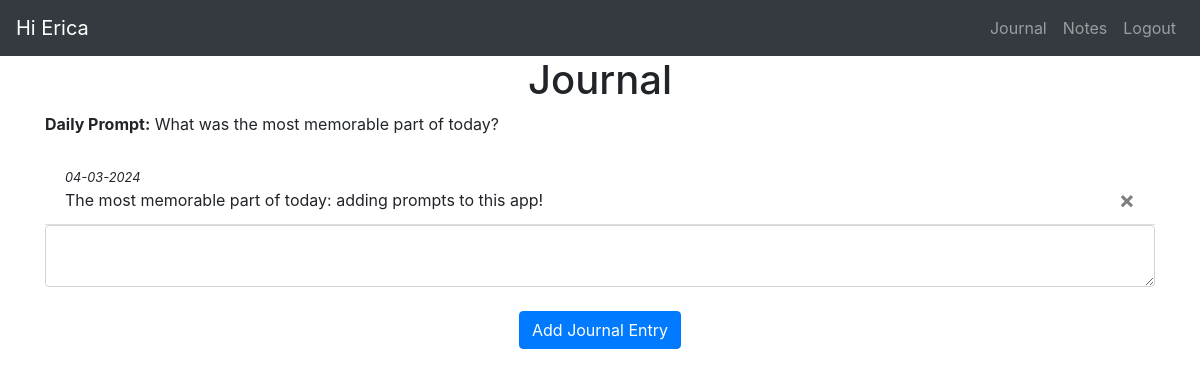
Page /journal (signed in) on the committed database.
### website/models.py (models this page shows)
class User(db.Model, UserMixin):
    id = db.Column(db.Integer, primary_key=True)
    email = db.Column(db.String(150), unique=True) # email max length (150 characters) and no two users can have the same email
    password = db.Column(db.String(150))
    first_name = db.Column(db.String(150))
    notes = db.relationship('Note')
    journal = db.relationship('Journal')

class DailyPrompt(db.Model):
    id = db.Column(db.Integer, primary_key=True)
    prompt = db.Column(db.String(1000))
    last_used_date = db.Column(db.Date)

class Journal(db.Model):
    id = db.Column(db.Integer, primary_key=True)
    data = db.Column(db.String(10000))
    date = db.Column(db.DateTime(timezone=True), default=func.now()) # func = get today's date
    user_id = db.Column(db.Integer, db.ForeignKey('user.id')) # one(user) to many(journal entries) relationship: one object(parent) has many children

### website/views.py (the view, shortened to what this page needs)
@views.route('/journal', methods=['GET', 'POST'])
@login_required
def journal():
    daily_prompt = DailyPrompt.query.first()
    return render_template("journal.html", user=current_user, daily_prompt=daily_prompt.prompt)

### website/__init__.py (called while the page is built)
def create_app():
    app = Flask(__name__)
    app.config['SECRET_KEY'] = 'hjshjhdjah kjshkjdhjs'
    app.config['SQLALCHEMY_DATABASE_URI'] = f'sqlite:///{path.join(path.dirname(path.abspath(__file__)), DB_NAME)}'
    db.init_app(app)
    from .views import views
    from .auth import auth
    app.register_blueprint(views, url_prefix='/')
    app.register_blueprint(auth, url_prefix='/') # we do ont want any prefix, so not /auth
    from .models import Note, Journal, User
    with app.app_context():
        db.create_all()
    login_manager = LoginManager()
    login_manager.login_view = 'auth.login'
    login_manager.init_app(app)
    @login_manager.user_loader
    def load_user(id):
        return User.query.get(int(id))
    return app

### website/templates/journal.html
{% extends "base.html" %} {% block title %}Journal{% endblock %}
{% block content %}
<h1 align="center">Journal</h1>
{% if daily_prompt %}
<p><strong>Daily Prompt:</strong> {{ daily_prompt }}</p>
{% endif %}
<ul class="list-group list-group-flush" id="journal">
    {% for journal in user.journal %}
    <li class="list-group-item">
        <small><em>{{ journal.date.strftime('%m-%d-%Y') }}</em></small>
        <br>
        {{ journal.data }}
        <button type="button" class="close" onclick="deleteJournal({{ journal.id }})">
            <span aria-hidden='true'>&times;</span>
        </button>
    </li>
    {% endfor %}
</ul>
<form method="POST">
    <textarea name="journal" id="journal" class="form-control"></textarea>
    <br />
    <div align="center">
        <button type="submit" class="btn btn-primary">Add Journal Entry</button>
    </div>
</form>
{% endblock %}

### website/templates/base.html (shortened to what this page needs)
<!DOCTYPE html>
<html>
    <head>
        <link
        rel="stylesheet"
        href="https://stackpath.bootstrapcdn.com/bootstrap/4.4.1/css/bootstrap.min.css"
        />
        <link
        rel="stylesheet"
        href="https://stackpath.bootstrapcdn.com/font-awesome/4.7.0/css/font-awesome.min.css"
        />
    </head>
    <body>
        <nav class="navbar navbar-expand-lg navbar-dark bg-dark">
            <span class="navbar-brand" id="greeting">{% if user.is_authenticated %}Hi {{ user.first_name }}{% endif %}</span>
            <div class="collapse navbar-collapse" id="navbar">
                <div class="navbar-nav ml-auto">
                    {% if user.is_authenticated %}
                    <a class="nav-item nav-link" id="logout" href="/journal">Journal</a>
                    <a class="nav-item nav-link" id="logout" href="/">Notes</a>
                    <a class="nav-item nav-link" id="logout" href="/logout">Logout</a>
                    {% else %}
                    <a class="nav-item nav-link" id="login" href="/login">Login</a>
                    <a class="nav-item nav-link" id="register" href="/register">Register</a>
                    {% endif %}
                </div>
            </div>
        </nav>
        <div class="container">
            {% block content %}
            {% endblock %}
        </div>
    </body>
</html>

### rows in the picture
User: first_name "Erica"
DailyPrompt: prompt "What was the most memorable part of today?"
Journal: date "04-03-2024", data "The most memorable part of today: adding prompts to this app!"
